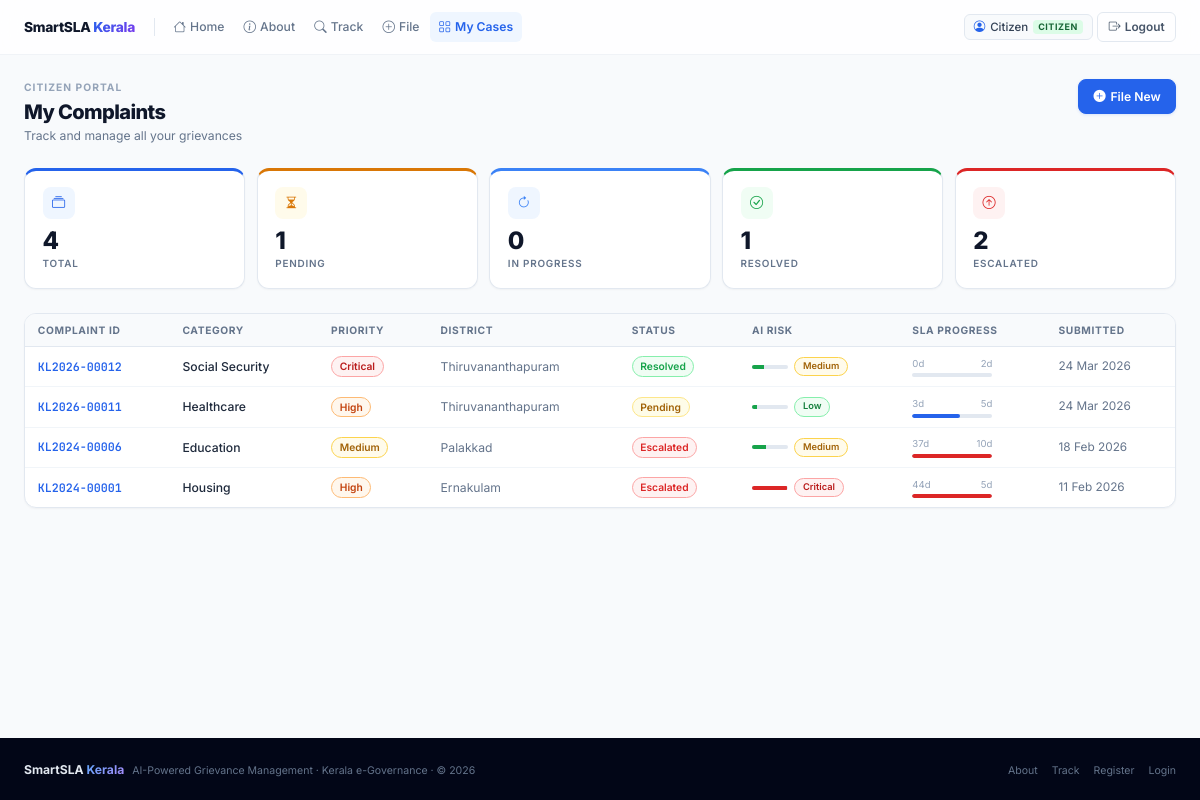
The app's page /citizen/dashboard (signed in), older data.
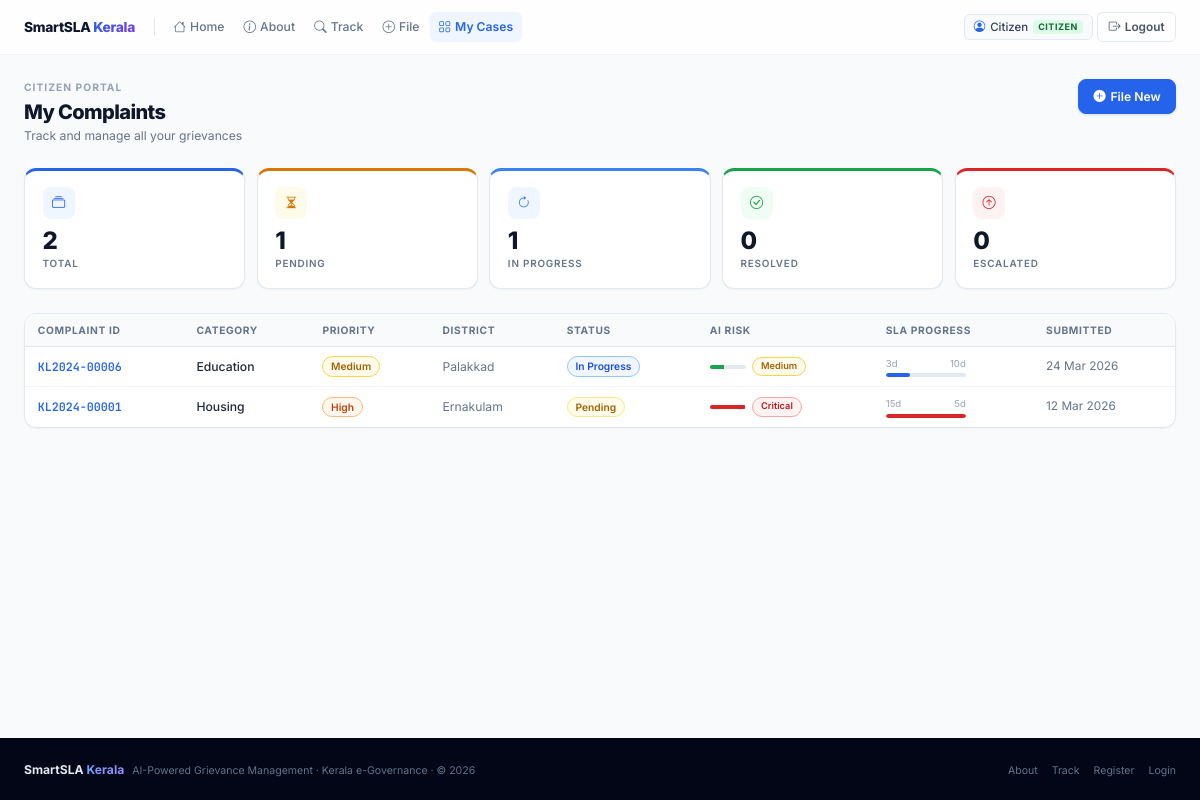
The same page, newer data.
### tables this page shows
CREATE TABLE users (
        id INTEGER PRIMARY KEY AUTOINCREMENT,
        name TEXT NOT NULL,
        email TEXT UNIQUE NOT NULL,
        password TEXT NOT NULL,
        role TEXT DEFAULT 'citizen',
        district TEXT,
        department TEXT,
        experience_years INTEGER DEFAULT 5,
        created_at TEXT DEFAULT (datetime('now'))
    );

CREATE TABLE complaints (
        id INTEGER PRIMARY KEY AUTOINCREMENT,
        complaint_id TEXT UNIQUE,
        user_id INTEGER,
        assigned_to INTEGER,
        category TEXT, department TEXT, priority TEXT,
        district TEXT, description TEXT,
        status TEXT DEFAULT 'Pending',
        sla_threshold INTEGER,
        predicted_days REAL,
        sla_risk_score REAL,
        sla_risk_label TEXT,
        submitted_at TEXT DEFAULT (datetime('now')),
        resolved_at TEXT,
        escalated INTEGER DEFAULT 0,
        escalated_at TEXT,
        resubmission INTEGER DEFAULT 0
    );

### app.py (the view)
@app.route('/citizen/dashboard')
@login_required
def citizen_dashboard():
    user = query_db('SELECT * FROM users WHERE id=?',[session['user_id']],one=True)
    complaints = wrap(query_db('SELECT * FROM complaints WHERE user_id=? ORDER BY submitted_at DESC',[session['user_id']]))
    return render_template('citizen/dashboard.html', user=user, complaints=complaints)

### app.py (called while the page is built)
def get_db():
    db = getattr(g, '_database', None)
    if db is None:
        db = g._database = sqlite3.connect(DATABASE)
        db.row_factory = sqlite3.Row
    return db

def query_db(query, args=(), one=False):
    cur = get_db().execute(query, args)
    rv = cur.fetchall()
    return (rv[0] if rv else None) if one else rv

def _parse_dt(s):
    if not s: return None
    for fmt in ('%Y-%m-%d %H:%M:%S','%Y-%m-%dT%H:%M:%S','%Y-%m-%d %H:%M:%S.%f'):
        try: return datetime.strptime(s, fmt)
        except: pass
    return None

def login_required(f):
    @wraps(f)
    def dec(*a, **kw):
        if 'user_id' not in session:
            flash('Please log in first.','warning')
            return redirect(url_for('login'))
        return f(*a, **kw)
    return dec

    @property
    def days_pending(self):
        end = self.resolved_at or datetime.utcnow()
        return max(0,(end - self.submitted_at).days) if self.submitted_at else 0

    @property
    def sla_violated(self):
        if self.status in ('Resolved', 'Closed'):
            return False
        return self.days_pending > self.sla_threshold

    @property
    def progress_pct(self):
        return min(100, int(self.days_pending / max(1, self.sla_threshold) * 100))

### templates/citizen/dashboard.html (shortened to what this page needs)
{% extends 'base.html' %}{% block title %}My Cases — SmartSLA Kerala{% endblock %}
{% block content %}
<div class="page-wrap">
  <div class="page-header a1"><div><div class="section-label">Citizen Portal</div><div class="page-title">My Complaints</div><div class="page-subtitle">Track and manage all your grievances</div></div><a href="{{ url_for('submit_complaint') }}" class="btn btn-primary"><i class="bi bi-plus-circle-fill"></i>File New</a></div>
  {% set total=complaints|length %}{% set pending=[] %}{% set in_prog=[] %}{% set resolved=[] %}{% set escalated=[] %}
  <div class="grid-5 a2" style="margin-bottom:1.5rem">
    <div class="kpi kpi-top kpi-blue"><div class="kpi-ic kpi-ic-blue"><i class="bi bi-collection"></i></div><div class="kpi-n" data-cu="{{ total }}">{{ total }}</div><div class="kpi-l">Total</div></div>
    <div class="kpi kpi-top kpi-amber"><div class="kpi-ic kpi-ic-amber"><i class="bi bi-hourglass-split"></i></div><div class="kpi-n" data-cu="{{ pending|length }}">{{ pending|length }}</div><div class="kpi-l">Pending</div></div>
    <div class="kpi kpi-top kpi-cyan" style="border-top-color:#3b82f6"><div class="kpi-ic" style="background:#eff6ff;color:#3b82f6"><i class="bi bi-arrow-clockwise"></i></div><div class="kpi-n" data-cu="{{ in_prog|length }}">{{ in_prog|length }}</div><div class="kpi-l">In Progress</div></div>
    <div class="kpi kpi-top kpi-green"><div class="kpi-ic kpi-ic-green"><i class="bi bi-check-circle"></i></div><div class="kpi-n" data-cu="{{ resolved|length }}">{{ resolved|length }}</div><div class="kpi-l">Resolved</div></div>
    <div class="kpi kpi-top kpi-red"><div class="kpi-ic kpi-ic-red"><i class="bi bi-arrow-up-circle"></i></div><div class="kpi-n" data-cu="{{ escalated|length }}">{{ escalated|length }}</div><div class="kpi-l">Escalated</div></div>
  </div>
  <div class="card a3">{% if complaints %}<div style="overflow-x:auto"><table class="table"><thead><tr><th>Complaint ID</th><th>Category</th><th>Priority</th><th>District</th><th>Status</th><th>AI Risk</th><th>SLA Progress</th><th>Submitted</th></tr></thead><tbody>{% for c in complaints %}<tr class="cr" onclick="window.location='{{ url_for('complaint_detail',complaint_id=c.complaint_id) }}'"><td><a href="{{ url_for('complaint_detail',complaint_id=c.complaint_id) }}" class="cl" onclick="event.stopPropagation()">{{ c.complaint_id }}</a></td><td style="font-weight:500">{{ c.category }}</td><td><span class="badge badge-{{ c.priority }}">{{ c.priority }}</span></td><td style="color:var(--g500)">{{ c.district }}</td><td><span class="badge status-{{ c.status.replace(' ','') }}">{{ c.status }}</span></td><td><div style="display:flex;align-items:center;gap:.4rem"><div style="width:36px;height:4px;background:var(--g200);border-radius:2px;overflow:hidden"><div style="height:100%;width:{{ c.sla_risk_score }}%;background:{%if c.sla_risk_score>=75%}var(--err){%elif c.sla_risk_score>=50%}var(--warn){%else%}var(--ok){%endif%}"></div></div><span class="badge badge-{{ c.sla_risk_label }}" style="font-size:.58rem">{{ c.sla_risk_label }}</span></div></td><td><div style="width:80px"><div style="display:flex;justify-content:space-between;font-size:.6rem;color:var(--g400);margin-bottom:.15rem"><span>{{ c.days_pending }}d</span><span>{{ c.sla_threshold }}d</span></div><div class="progress"><div class="progress-bar" style="width:{{ [c.progress_pct,100]|min }}%;background:{%if c.sla_violated%}var(--err){%elif c.progress_pct>75%}var(--warn){%else%}var(--pri){%endif%}"></div></div></div></td><td style="color:var(--g500);font-size:.74rem">{{ c.submitted_at.strftime('%d %b %Y') if c.submitted_at else 'N/A' }}</td></tr>{% endfor %}</tbody></table></div>{% endif %}</div>
</div>
{% endblock %}

### templates/base.html (shortened to what this page needs)
<!DOCTYPE html>
<html lang="en">
<head>
  <link href="https://cdn.jsdelivr.net/npm/bootstrap-icons@1.11.3/font/bootstrap-icons.css" rel="stylesheet"/>
</head>
<body>
<nav class="navbar" id="mainNav"><div class="nb">
  <a href="{{ url_for('index') }}" class="brand"><span class="brand-t">SmartSLA <span>Kerala</span></span></a>
  <div class="nlinks" id="navLinks">
    {% set cur=request.endpoint or '' %}
    <a href="{{ url_for('index') }}" class="nlink {{'active' if cur=='index'}}"><i class="bi bi-house"></i>Home</a>
    <a href="{{ url_for('about') }}" class="nlink {{'active' if cur=='about'}}"><i class="bi bi-info-circle"></i>About</a>
    <a href="{{ url_for('track') }}" class="nlink {{'active' if cur=='track'}}"><i class="bi bi-search"></i>Track</a>
    {% if session.user_role=='citizen' %}
      <a href="{{ url_for('submit_complaint') }}" class="nlink {{'active' if cur=='submit_complaint'}}"><i class="bi bi-plus-circle"></i>File</a>
      <a href="{{ url_for('citizen_dashboard') }}" class="nlink {{'active' if cur=='citizen_dashboard'}}"><i class="bi bi-grid"></i>My Cases</a>
    {% elif session.user_role in ('official','admin') %}
      <a href="{{ url_for('official_dashboard') }}" class="nlink {{'active' if cur=='official_dashboard'}}"><i class="bi bi-briefcase"></i>Cases</a>
    {% endif %}
  </div>
  <div class="nright">
    {% if session.user_id %}
      <div class="uchip"><i class="bi bi-person-circle" style="color:var(--pri)"></i><span>{{ session.user_name.split()[0] }}</span><span class="rb rb-{{ session.user_role }}">{{ session.user_role }}</span></div>
      <a href="{{ url_for('logout') }}" class="bnav bnav-g"><i class="bi bi-box-arrow-right"></i><span>Logout</span></a>
    {% else %}
      <a href="{{ url_for('login') }}" class="bnav bnav-g">Sign In</a>
      <a href="{{ url_for('register') }}" class="bnav bnav-p"><i class="bi bi-person-plus"></i><span>Register</span></a>
    {% endif %}
  </div>
</div></nav>
<div class="mc">{% block content %}{% endblock %}</div>
<footer class="site-footer"><div class="ft-in"><div><span class="ft-b">SmartSLA <span>Kerala</span></span><span class="ft-c" style="margin-left:.5rem">AI-Powered Grievance Management · Kerala e-Governance · © 2026</span></div><div class="ft-l"><a href="{{ url_for('about') }}">About</a><a href="{{ url_for('track') }}">Track</a><a href="{{ url_for('register') }}">Register</a><a href="{{ url_for('login') }}">Login</a></div></div></footer>
</body></html>

Row changes from the older to the newer data that the page shows:
removed complaints: complaint_id "KL2026-00012", category "Social Security", priority "Critical", district "Thiruvananthapuram", status "Resolved", sla_risk_score 33.8 (drawn), sla_risk_label "Medium", days_pending "0", sla_threshold "2", submitted_at "24 Mar 2026"
removed complaints: complaint_id "KL2026-00011", category "Healthcare", priority "High", district "Thiruvananthapuram", status "Pending", sla_risk_score 14.5 (drawn), sla_risk_label "Low", days_pending "3", sla_threshold "5", {{ [c.progress_pct,100]|min }} 60 (drawn), submitted_at "24 Mar 2026"
changed complaints "Education": status "Escalated" → "In Progress"; days_pending "37" → "3"; {{ [c.progress_pct,100]|min }} 100 → 30 (drawn); submitted_at "18 Feb 2026" → "24 Mar 2026"
changed complaints "Housing": status "Escalated" → "Pending"; days_pending "44" → "15"; submitted_at "11 Feb 2026" → "12 Mar 2026"
Text that changed along with them:
{{ total }}: "4" → "2"
{{ in_prog|length }}: "0" → "1"
{{ resolved|length }}: "1" → "0"
{{ escalated|length }}: "2" → "0"
